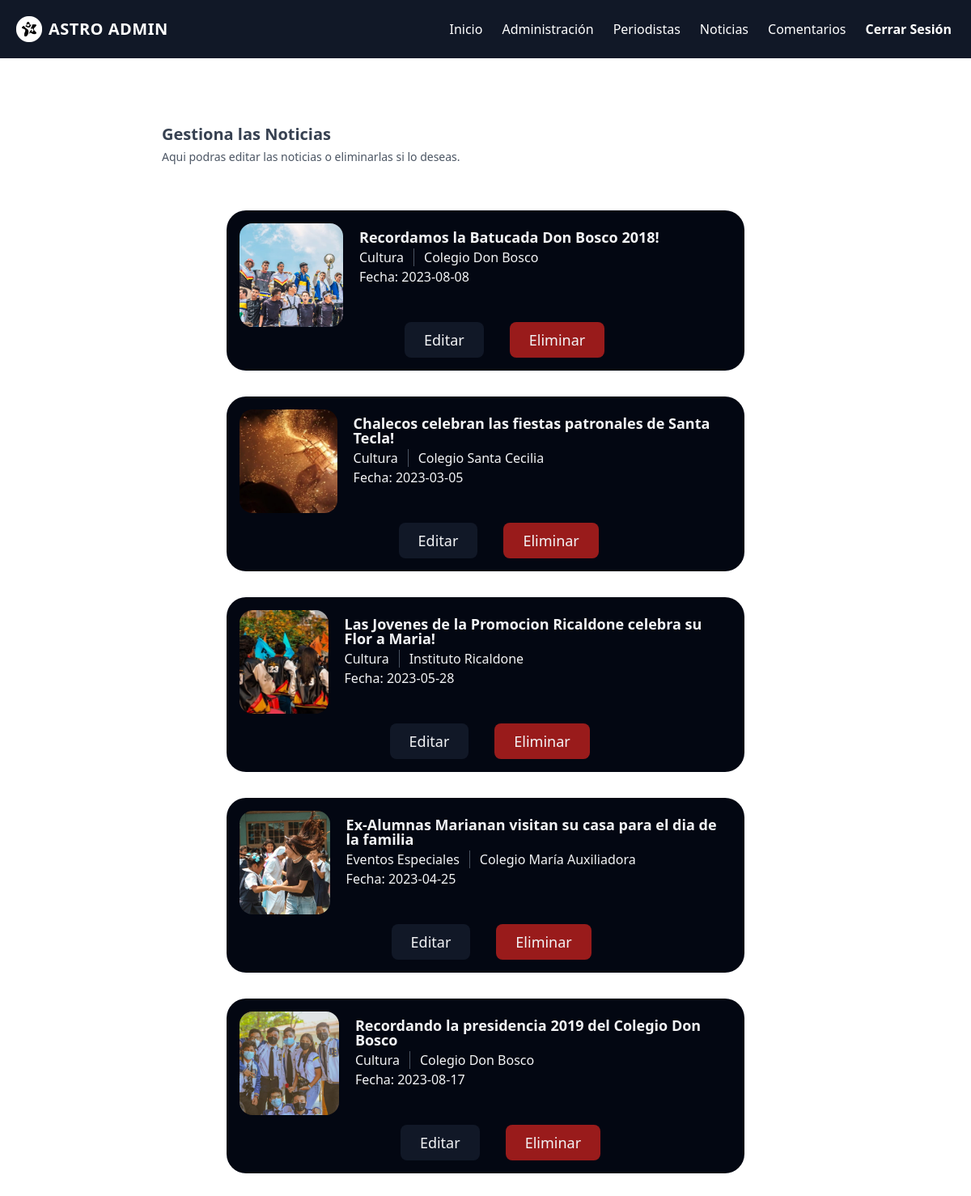
The page /src/AdminNewsTable.php (signed in) on the database its author committed.
### tables this page shows
CREATE TABLE `news` (
  `id_news` int(11) NOT NULL,
  `id_reporter` varchar(100) DEFAULT NULL,
  `main_image` text DEFAULT NULL,
  `photographer` varchar(100) NOT NULL,
  `headline` text NOT NULL,
  `drophead` text NOT NULL,
  `date` date NOT NULL,
  `BodyOne` text NOT NULL,
  `BodyTwo` text NOT NULL,
  `BodyThree` text NOT NULL,
  `BodyFour` text NOT NULL,
  `school` text NOT NULL,
  `Category` text NOT NULL,
  `State` text NOT NULL
);

### src/PHP/AdminNewsVar.php (called while the page is built)
<?php
$conexion = mysqli_connect('localhost', 'root', '', 'astrodb');
$carpet_images = "../img/";
$State = "Active";
$query = "SELECT * FROM `news`WHERE `State` = '$State' ";
$result = mysqli_query($conexion, $query);
?>

### src/AdminNewsTable.php (the view, shortened to what this page needs)
<?php
if($_SESSION['ROL'] != 1){
  header("Location: ./Error.php");
  }else{
 ?>
<!DOCTYPE html>
<html lang="en">
<head>
    <link rel="stylesheet" href="../Public/tailwind.css">
    <link rel="stylesheet" href="../Public/boton.css">
    <link rel="stylesheet" href="../Public/menu.css">
      <link rel="stylesheet" href="https://cdnjs.cloudflare.com/ajax/libs/material-design-icons/3.0.1/iconfont/material-icons.min.css" />
<link rel='stylesheet' href='https://cdnjs.cloudflare.com/ajax/libs/font-awesome/4.7.0/css/font-awesome.min.css'>  <link rel="stylesheet" href="../Public/boton.css">
           <link rel="stylesheet" href="./css/Translate.css">
</head>
<body  class="w-full h-full bg-cover"
style="background-image: url('../img/bg_4.jpg');">
<nav class="flex items-center bg-gray-900 p-3 flex-wrap">
      <a href="./newindex.php" class="p-2 mr-4 inline-flex items-center">
    <img src="../img/AstroFavicon.png" alt="" class="h-8 w-8 mr-2">
        <span class="text-xl text-white font-bold uppercase tracking-wide"
          >Astro <b>ADMIN</b></span
        >
      </a>
      <div
        class="hidden top-navbar w-full lg:inline-flex lg:flex-grow lg:w-auto"
        id="navigation"
      >
        <div
          class="lg:inline-flex lg:flex-row lg:ml-auto lg:w-auto w-full lg:items-center items-start  flex flex-col lg:h-auto"
        >
          <a
            href="./newindex.php"
            class="lg:inline-flex lg:w-auto w-full px-3 py-2 rounded text-white items-center justify-center hover:bg-gray-900 hover:text-white"
          >
            <span  >Inicio</span>
          </a>
          <a
            href="./welcomeAdmin.php"
            class="lg:inline-flex lg:w-auto w-full px-3 py-2 rounded text-white items-center justify-center hover:bg-gray-900 hover:text-white"
          >
            <span  >Administración</span>
          </a>
          <a
            href="./AdminJourTable.php"
            class="lg:inline-flex lg:w-auto w-full px-3 py-2 rounded text-white  items-center justify-center hover:bg-gray-900 hover:text-white"
          >
            <span  >Periodistas</span>
          </a>
          <a
            href="./AdminNewsTable.php"
            class="lg:inline-flex lg:w-auto w-full px-3 py-2 rounded text-white  items-center justify-center hover:bg-gray-900 hover:text-white"
          >
            <span>Noticias</span>
          </a>
          <a
            href="./AdminComTable.php"
            class="lg:inline-flex lg:w-auto w-full px-3 py-2 rounded text-white items-center justify-center hover:bg-gray-900 hover:text-white"
          >
            <span>Comentarios</span>
          </a>
          <a
            href="./PHP/Logout.php"
            class="lg:inline-flex lg:w-auto w-full px-3 py-2 rounded text-white items-center justify-center hover:bg-gray-900 hover:text-white"
          >
            <span><b>Cerrar Sesión</b></span>
          </a>
        </div>
      </div>
    </nav>
    <div class=" pt-12 pr-0 pb-12 pl-0 mt-0 mr-auto mb-0 ml-auto sm:py-16 lg:py-20">
        <div class="pt-0 pr-4 pb-0 pl-4 mt-0 mr-auto mb-0 ml-auto max-w-7xl sm:px-6 lg:px-8">
          <div class="pt-0 pr-4 pb-0 pl-4 mt-0 mr-auto mb-0 ml-auto max-w-4xl sm:px-6 lg:px-8">
            <div class="pt-0 pr-4 pb-0 pl-4 mt-0 mr-auto mb-0 ml-auto sm:flex sm:items-center sm:justify-between">
              <div>
                <p class="text-xl font-bold text-gray-700">Gestiona las Noticias</p>
                <p class="text-sm mt-1 mr-0 mb-0 ml-0 font-semi-bold text-gray-600">Aqui podras editar las noticias o eliminarlas si lo deseas.</p>
              </div>
            </div>
            <div class=" mt-8 mr-0 mb-0 ml-0 pt-4 pr-10 pb-4 pl-10 flow-root rounded-lg sm:py-2">
            <?php
            include("./PHP/AdminNewsVar.php");
while ($row = mysqli_fetch_array($result)) {
  ?>
                <div class="max-w-2xl w-full mx-auto z-10 bg-transparent">
                  <div class="flex flex-col">
                      <div class=" rounded-3xl p-4 m-4 bg-gray-950 text-slate-300">
                          <div class="flex-none sm:flex">
                              <div class=" relative h-32 w-32   sm:mb-0 mb-3">
                                  <img src="<?php echo $carpet_images.$row['main_image'] ?>" alt="aji" class=" w-32 h-32 object-cover rounded-2xl">
                              </div>
              <div class="flex-auto sm:ml-5 justify-evenly">
                  <div class="flex items-center justify-between sm:mt-2">
                      <div class="flex items-center">
                          <div class="flex flex-col">
                              <div class="w-full flex-none text-lg text-gray-100 font-bold leading-none"><?php echo $row['headline']?></div>
                              <div class="flex-auto text-gray-100 my-1">
                                  <span class="mr-3 "><?php echo $row['Category']?></span><span class="mr-3 border-r border-gray-600  max-h-0"></span><span><?php echo $row['school']?></span>
                              <p class="">Fecha: <?php echo $row['date']?></p>
                              </div>
                          </div>
                      </div>
                  </div>
                  <div class="flex flex-row items-center pb-4">
                      </div>
                      <div class="flex pt-2  text-sm text-gray-400">
                          <div class="flex-1 inline-flex items-center">
                              <div class="mt-4 mr-0 mb-0 ml-0 mdpt-0 pr-0 pb-0 sm:pl-14 flex items-center sm:space-x-6 gap-2 pl-0 sm:mt-0">
                          <a href="./editnews.php?new=<?php echo $row['id_news']?>" class="bg-gray-900 pt-1 pr-3 pb-1 pl-3 sm:pt-2 sm:pr-6 sm:pb-2 sm:pl-6 text-lg font-medium text-gray-100 transition-all
                          duration-200 hover:bg-gray-700 rounded-lg">Editar</a>
                          <form action="./PHP/CRUD_New.php" method="post">
                          <a  href="./PHP/ConfirmNewsbyAdm.php?new=<?php echo $row['id_news']?>" type="submit"  name="delete" class="bg-red-800 pt-1 pr-3 pb-1 pl-3 sm:pt-2 sm:pr-6 sm:pb-2 sm:pl-6 text-lg font-medium text-gray-100 transition-all
                          duration-200 hover:bg-red-700 rounded-lg" >Eliminar</a>
                          </form>
                          </div>
                          </div>
                      </div>
                  </div>
                </div>
              </div>
<?php } ?>
              </div>
            </div>
          </div>
          </div>
        </div>
      </div>
</div>
        <div class = "group fixed bottom-0 right-0 p-2  flex items-end justify-end w-24 h-24 " id="google_translate_element">
</body>
</html>
<?php } ?>

### Public/boton.css (style rules this page uses)
a img { width: 0; }

### Public/menu.css (style rules this page uses)
@media (min-width: 1024px) { .top-navbar { display: inline-flex !important; } }

### src/css/Translate.css (style rules this page uses)
body { top: 0 !important; }

### src/AdminNewsTable.php (style rules this page uses)
body { top: 0 !important; }

### rows shown on the page
news: main_image (picture), headline "Recordamos la Batucada Don Bosco 2018!", Category "Cultura", school "Colegio Don Bosco", date "2023-08-08"
news: main_image (picture), headline "Chalecos celebran las fiestas patronales de Santa Tecla!", Category "Cultura", school "Colegio Santa Cecilia", date "2023-03-05"
news: main_image (picture), headline "Las Jovenes de la Promocion Ricaldone celebra su Flor a Maria!", Category "Cultura", school "Instituto Ricaldone", date "2023-05-28"
news: main_image (picture), headline "Ex-Alumnas Marianan visitan su casa para el dia de la familia", Category "Eventos Especiales", school "Colegio María Auxiliadora", date "2023-04-25"
news: main_image (picture), headline "Recordando la presidencia 2019 del Colegio Don Bosco", Category "Cultura", school "Colegio Don Bosco", date "2023-08-17"
